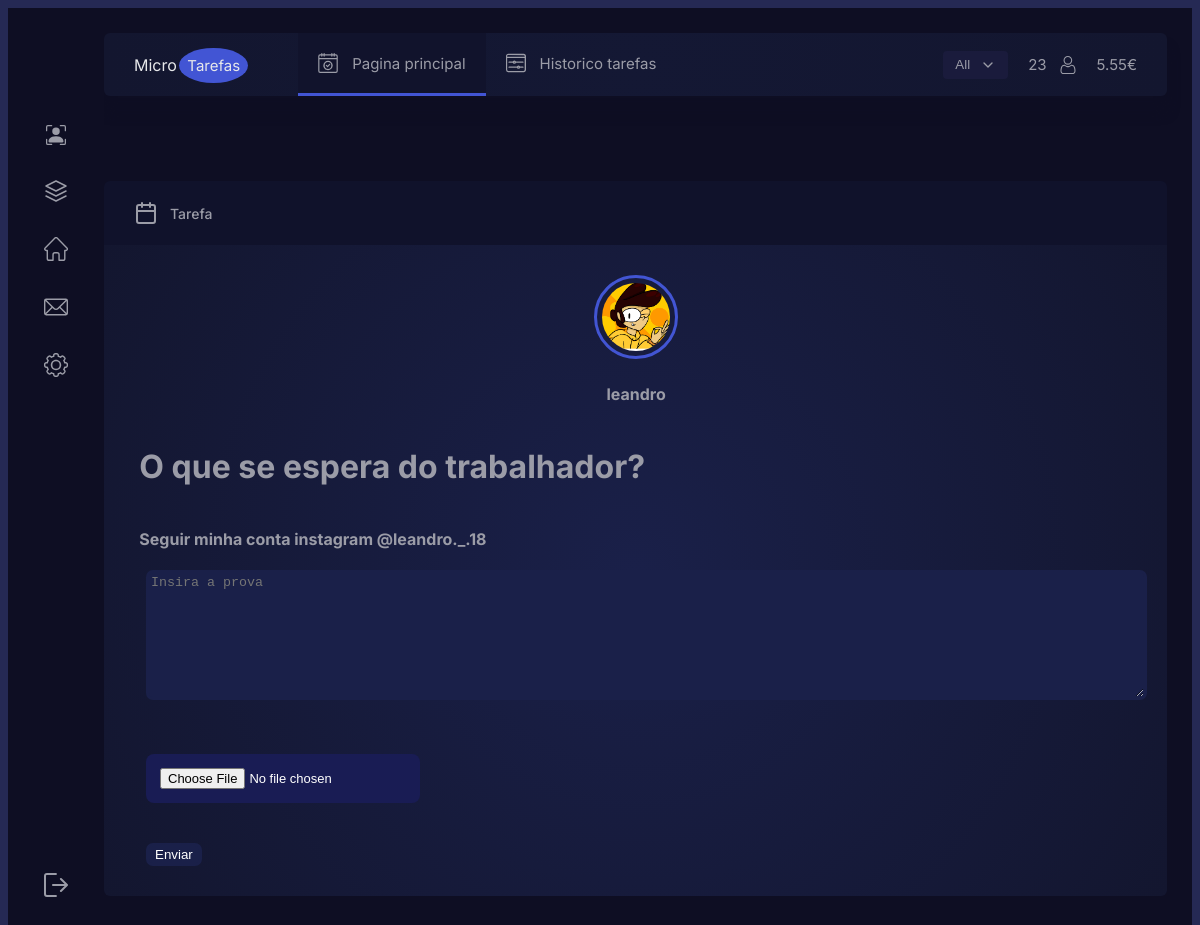
Page /trabalho.php?id=76 (signed in) on the committed database.
### tables this page shows
CREATE TABLE `form` (
  `nome` varchar(20) NOT NULL,
  `sobrenome` varchar(20) NOT NULL,
  `usuario` varchar(20) NOT NULL,
  `password` varchar(20) NOT NULL,
  `saldo` float NOT NULL,
  `arquivo` varchar(150) NOT NULL,
  `avaliacao` float NOT NULL
);

CREATE TABLE `arquivo` (
  `id` int(11) NOT NULL,
  `usuario` varchar(150) NOT NULL,
  `nome` varchar(220) NOT NULL
);

CREATE TABLE `trabalho` (
  `id_trabalho` int(11) NOT NULL,
  `assunto` varchar(35) NOT NULL,
  `descricao` varchar(350) NOT NULL,
  `valor` float NOT NULL,
  `usuario` varchar(50) DEFAULT NULL,
  `categoria` varchar(150) NOT NULL
);

### trabalho.php (the view, shortened to what this page needs)
<?php
$dbhost = "localhost";
$dbuser = "root";
$dbpass = "";
$dbname = "conect";
$conn = mysqli_connect($dbhost, $dbuser, $dbpass, $dbname);
$id = filter_input(INPUT_GET, 'id', FILTER_SANITIZE_NUMBER_INT);
$logado =$_SESSION['user'];
$form = "SELECT * FROM form where usuario = '$logado' ";
if($ress=mysqli_query($conn,$form)){
    $valor_saldo = array();
    $ioll = 0;
    while($regg=mysqli_fetch_assoc($ress)){
        $valor_saldo[$ioll] = $regg['saldo'] ;
?>
<!DOCTYPE html>
<html lang="en" >
<head>
  <link rel="stylesheet" href="https://cdnjs.cloudflare.com/ajax/libs/normalize/5.0.0/normalize.min.css">
<link rel="stylesheet" href="css/style.css">
</head>
<body>
<div class="wrapper">
 <div class="left-side">
  <svg viewBox="0 0 24 24" fill="none" stroke="currentColor" stroke-width="1.5" stroke-linecap="round" stroke-linejoin="round">
   <path d="M12 2L2 7l10 5 10-5-10-5zM2 17l10 5 10-5M2 12l10 5 10-5"></path></svg>
 </div>
 <div class="main-container">
  <div class="header">
   <div class="logo">Micro
    <span class="logo-det">Tarefas</span></div>
   <a class="header-link active" href="#">
    Pagina principal
   </a>
   <a class="header-link" href="historico.php">
    Historico tarefas
   </a>
   <div class="user-info">
    <button class="button">All
     <svg xmlns="http://www.w3.org/2000/svg" width="24" height="24" viewBox="0 0 24 24" fill="none" stroke="currentColor" stroke-width="2" stroke-linecap="round" stroke-linejoin="round" class="feather feather-chevron-down">
      <path d="M6 9l6 6 6-6"></path></svg>
    </button>
    <div class="user-name"><?php echo $logado; ?></div>
    <div class="hour"><?php   echo $valor_saldo[$ioll] = $regg['saldo']; ?>€</div>
   </div>
  </div>
  <?php  }}    ?>
  <div class="user-box second-box">
   <div class="cards-wrapper" style="--delay: 1s">
    <div class="cards-header">
     <div class="cards-view">
      <svg viewBox="0 0 24 24" fill="none" stroke="currentColor" stroke-width="2" stroke-linecap="round" stroke-linejoin="round" class="feather feather-calendar">
       <rect x="3" y="4" width="18" height="18" rx="2" ry="2"></rect>
       <path d="M16 2v4M8 2v4M3 10h18"></path>
      </svg>
     Tarefa
     </div>
    </div>
    <div class="cards card">
    <?php
    $sql = "SELECT * FROM trabalho WHERE id_trabalho = '$id' ";
  if($res=mysqli_query($conn,$sql)){
  $trblh_descricao = array();
  $iol = 0;
  while($reg=mysqli_fetch_assoc($res)){
    $trblh_user[$iol] = $reg['usuario'] ;
    $trblh_descricao[$iol] = $reg['descricao'] ;
    ?>
<?php
$sql  ="SELECT * from arquivo where usuario = 'leandro' ";
$resultado = $conn->query($sql);
while ($linha = mysqli_fetch_array($resultado)){
    $album [] = $linha;
}
?>
<div class="account-profile">
<?php   foreach ($album as $foto)   {     ?>
     <img src="<?php echo "./foto/".$foto["nome"] ?>" alt="">
     <h4 style="margin-left:1.5%"><?php echo $trblh_user[$iol]; ?></h4>
<?php   }     ?>
</div>
  <h1 style="margin-left:1.5%">O que se espera do trabalhador?</h1>
  <h4 style="margin-left:1.5%"><?php echo $trblh_descricao[$iol]; ?></h4>
  <form method="POST" action="submeter.php"  enctype="multipart/form-data">
<div class="form" style=" padding-left: 22px;">
    <textarea  style="border-radius: 7px;color: white;background-color: #1a2049;border: 3px solid #1a2049;    width: 100%;"  maxlength="350"  id="w3review" name="w3review" rows="8"  placeholder="Insira a prova" ></textarea><br>
  <div class="l-containe">
    <div class="button-wrapper">
      <br>  <br>
      <input class="button offer-button" type="file"name="arquivo" id="upload" class="upload-box" placeholder="Upload File"><br>
    </div>
    </div>
    <br><br>
    <button style="border-radius: 7px;color: white;background-color: #1a2049;border: 3px solid #1a2049;" type="submit" name="btn" class="btn btn-primary btn-block btn-large">Enviar</button>
</div>
</form>
    </div>
   </div>
   <?php }}  ?>
</div></div></div></body>
</html>

### css/style.css (style rules this page uses)
:root { --delay: 0s; }
* { outline: none; box-sizing: border-box; }
html { box-sizing: border-box; -webkit-font-smoothing: antialiased; }
img { max-width: 100%; }
body { font-family: "Inter", sans-serif; background-color: #252954; color: #9b9ca7; }
.wrapper { background-color: #0e0e23; display: flex; height: 100vh; overflow: hidden; margin: 0 auto; }
.left-side { width: 6rem; display: flex; flex-direction: column; flex-shrink: 0; align-items: center; padding: 117px 0 40px; -webkit-animation: left 1s var(--delay) both; animation: left 1s var(--delay) both; }
.left-side svg { width: 24px; cursor: pointer; }
.left-side svg + svg { margin-top: 34px; }
.left-side svg:last-child { margin-top: auto; }
.main-container { display: flex; flex-direction: column; flex-grow: 1; padding: 25px; overflow: auto; padding-left: 0; }
.header { background: #141834; background: radial-gradient(circle, #141834 0%, #13162f 100%); box-shadow: 0 16px 12px #0e0e23; width: 100%; padding: 0 30px; -webkit-animation: top 1s both; animation: top 1s both; display: flex; align-items: center; border-radius: 6px; font-size: 15px; white-space: nowrap; position: sticky; top: 0; left: 0; z-index: 10; }
.header:before { content: ""; width: 100%; height: 25px; position: absolute; top: -25px; left: 0; background-color: #0e0e23; }
.header-link { color: #9b9ca7; text-decoration: none; display: flex; align-items: center; padding: 20px; transition: 0.3s; border-bottom: 3px solid transparent; transition: 0.3s; }
.header-link svg { width: 20px; margin-right: 14px; }
.header-link.active, .header-link:hover { background: #11132c; border-bottom: 3px solid #4255d4; }
.logo { padding: 20px 50px 20px 0; font-size: 16px; color: #e7e8ea; }
.logo-det { background: #4255d4; padding: 8px; margin-left: -2px; border-radius: 50%; font-size: 15px; }
.user-info { margin-left: auto; display: flex; align-items: center; }
.user-info svg { width: 20px; }
.user-info .profile { margin: 0 20px 0 12px; width: 18px; }
.button { display: inline-flex; align-items: center; color: #9b9ca7; background: #1a1b3c; border: none; padding: 2px 12px; border-radius: 4px; margin-right: 20px; text-decoration: none; }
.button svg { margin-left: 10px; width: 16px; }
.user-box { margin-top: 25px; display: flex; }
.user-box + .user-box { margin-top: 20px; }
.user-box + .user-box .cards-wrapper { margin-left: 0; flex-grow: 1; max-width: none; }
.user-box + .user-box .cards-header { padding: 20px 30px; justify-content: space-between; }
.user-box .cards-header, .user-box .cards-view { display: flex; align-items: center; justify-content: center; }
.user-box .cards-header svg, .user-box .cards-view svg { width: 24px; }
.cards-view > svg { margin-right: 12px; }
.card { background: #1a2049; background: radial-gradient(circle, #1a2049 0%, #13162f 100%); padding: 40px 30px; border-radius: 6px; display: flex; flex-direction: column; flex-grow: 1; width: 100%; }
.offer-button { background: #191c54; padding: 14px; text-align: center; justify-content: center; margin-top: auto; margin-right: 0; color: #fff; font-size: 13px; cursor: pointer; border-radius: 8px; margin-top: 1%; }
.cards-header { background: #10122b; border-radius: 6px 6px 0 0; padding: 20px 45px; font-size: 14px; font-weight: 500; }
.cards-wrapper { margin-left: 20px; max-width: 305px; width: 100%; }
.cards.card { border-radius: 0 0 6px 6px; padding: 30px 20px; }
.account-profile { margin: auto; position: relative; text-align: center; position: relative; }
.account-profile img { width: 84px; height: 84px; border-radius: 50%; -o-object-fit: cover; object-fit: cover; -o-object-position: left; object-position: left; border: 3px solid #4255d3; padding: 5px; }
@media screen and (max-width: 1500px) { .second-box { flex-wrap: wrap; } }
@media screen and (max-width: 1500px) { .second-box .cards-wrapper { margin-top: 40px; width: 66%; } }
.user-box > * { -webkit-animation: top 1s var(--delay) both; animation: top 1s var(--delay) both; }

### rows in the picture
form: saldo "5.55"
trabalho: iol "Seguir minha conta instagram @leandro._.18"
arquivo: nome (picture), iol "leandro"
